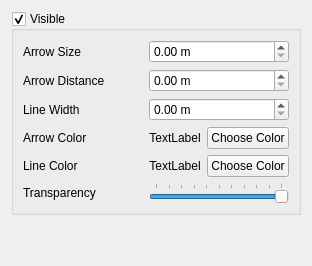
           <widget class="QWidget" name="tab_4">
            <attribute name="title">
             <string>Local Planners</string>
            </attribute>
            <layout class="QVBoxLayout" name="verticalLayout_13">
             <item>
              <widget class="QGroupBox" name="gbLocalPlanner">
               <property name="title">
                <string>Visible</string>
               </property>
               <property name="checkable">
                <bool>true</bool>
               </property>
               <layout class="QGridLayout" name="gridLayout_5">
                <item row="0" column="0">
                 <widget class="QLabel" name="label_24">
                  <property name="sizePolicy">
                   <sizepolicy hsizetype="Minimum" vsizetype="Preferred">
                    <horstretch>0</horstretch>
                    <verstretch>0</verstretch>
                   </sizepolicy>
                  </property>
                  <property name="minimumSize">
                   <size>
                    <width>120</width>
                    <height>0</height>
                   </size>
                  </property>
                  <property name="text">
                   <string>Arrow Size</string>
                  </property>
                 </widget>
                </item>
                <item row="1" column="0">
                 <widget class="QLabel" name="label_25">
                  <property name="text">
                   <string>Arrow Distance</string>
                  </property>
                 </widget>
                </item>
                <item row="2" column="0">
                 <widget class="QLabel" name="label_23">
                  <property name="text">
                   <string>Line Width</string>
                  </property>
                 </widget>
                </item>
                <item row="3" column="0">
                 <widget class="QLabel" name="label_14">
                  <property name="focusPolicy">
                   <enum>Qt::NoFocus</enum>
                  </property>
                  <property name="text">
                   <string>Arrow Color</string>
                  </property>
                 </widget>
                </item>
                <item row="3" column="1">
                 <widget class="QLabel" name="lbLocalPlannerArrowColor">
                  <property name="sizePolicy">
                   <sizepolicy hsizetype="Expanding" vsizetype="Preferred">
                    <horstretch>0</horstretch>
                    <verstretch>0</verstretch>
                   </sizepolicy>
                  </property>
                  <property name="focusPolicy">
                   <enum>Qt::NoFocus</enum>
                  </property>
                  <property name="text">
                   <string>TextLabel</string>
                  </property>
                  <property name="alignment">
                   <set>Qt::AlignCenter</set>
                  </property>
                 </widget>
                </item>
                <item row="3" column="2">
                 <widget class="QPushButton" name="pbLocalPlannerArrowColor">
                  <property name="sizePolicy">
                   <sizepolicy hsizetype="Expanding" vsizetype="Preferred">
                    <horstretch>0</horstretch>
                    <verstretch>0</verstretch>
                   </sizepolicy>
                  </property>
                  <property name="focusPolicy">
                   <enum>Qt::NoFocus</enum>
                  </property>
                  <property name="text">
                   <string>Choose Color</string>
                  </property>
                 </widget>
                </item>
                <item row="4" column="0">
                 <widget class="QLabel" name="label_13">
                  <property name="focusPolicy">
                   <enum>Qt::NoFocus</enum>
                  </property>
                  <property name="text">
                   <string>Line Color</string>
                  </property>
                 </widget>
                </item>
                <item row="4" column="1">
                 <widget class="QLabel" name="lbLocalPlannerLineColor">
                  <property name="sizePolicy">
                   <sizepolicy hsizetype="Expanding" vsizetype="Preferred">
                    <horstretch>0</horstretch>
                    <verstretch>0</verstretch>
                   </sizepolicy>
                  </property>
                  <property name="focusPolicy">
                   <enum>Qt::NoFocus</enum>
                  </property>
                  <property name="text">
                   <string>TextLabel</string>
                  </property>
                  <property name="alignment">
                   <set>Qt::AlignCenter</set>
                  </property>
                 </widget>
                </item>
                <item row="4" column="2">
                 <widget class="QPushButton" name="pbLocalPlannerLineColor">
                  <property name="sizePolicy">
                   <sizepolicy hsizetype="Expanding" vsizetype="Preferred">
                    <horstretch>0</horstretch>
                    <verstretch>0</verstretch>
                   </sizepolicy>
                  </property>
                  <property name="focusPolicy">
                   <enum>Qt::NoFocus</enum>
                  </property>
                  <property name="text">
                   <string>Choose Color</string>
                  </property>
                 </widget>
                </item>
                <item row="5" column="0">
                 <widget class="QLabel" name="label_16">
                  <property name="focusPolicy">
                   <enum>Qt::NoFocus</enum>
                  </property>
                  <property name="text">
                   <string>Transparency</string>
                  </property>
                 </widget>
                </item>
                <item row="5" column="1" colspan="2">
                 <widget class="QSlider" name="slLocalPlannerTransparency">
                  <property name="sizePolicy">
                   <sizepolicy hsizetype="Expanding" vsizetype="Fixed">
                    <horstretch>0</horstretch>
                    <verstretch>0</verstretch>
                   </sizepolicy>
                  </property>
                  <property name="maximum">
                   <number>100</number>
                  </property>
                  <property name="value">
                   <number>100</number>
                  </property>
                  <property name="orientation">
                   <enum>Qt::Horizontal</enum>
                  </property>
                  <property name="tickPosition">
                   <enum>QSlider::TicksAbove</enum>
                  </property>
                  <property name="tickInterval">
                   <number>10</number>
                  </property>
                 </widget>
                </item>
                <item row="2" column="1" colspan="2">
                 <widget class="QDoubleSpinBox" name="dsbLocalPlannerLineWidth">
                  <property name="suffix">
                   <string> m</string>
                  </property>
                  <property name="maximum">
                   <double>10.000000000000000</double>
                  </property>
                  <property name="singleStep">
                   <double>0.100000000000000</double>
                  </property>
                 </widget>
                </item>
                <item row="1" column="1" colspan="2">
                 <widget class="QDoubleSpinBox" name="dsbLocalPlannerArrowDistance">
                  <property name="suffix">
                   <string> m</string>
                  </property>
                  <property name="maximum">
                   <double>100.000000000000000</double>
                  </property>
                 </widget>
                </item>
                <item row="0" column="1" colspan="2">
                 <widget class="QDoubleSpinBox" name="dsbLocalPlannerArrowSize">
                  <property name="suffix">
                   <string> m</string>
                  </property>
                  <property name="maximum">
                   <double>100.000000000000000</double>
                  </property>
                 </widget>
                </item>
               </layout>
              </widget>
             </item>
             <item>
              <spacer name="verticalSpacer">
               <property name="orientation">
                <enum>Qt::Vertical</enum>
               </property>
               <property name="sizeHint" stdset="0">
                <size>
                 <width>20</width>
                 <height>40</height>
                </size>
               </property>
              </spacer>
             </item>
            </layout>
           </widget>
